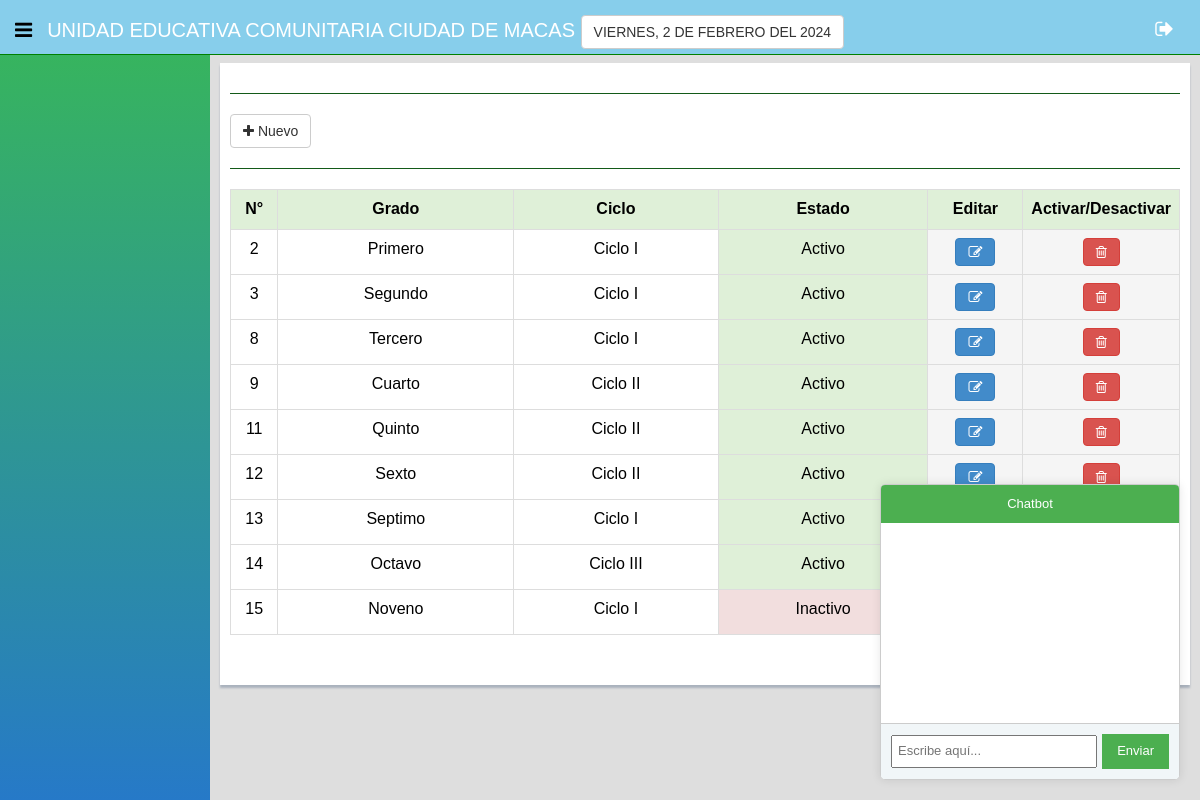
The app's page /grado/mostrar.php (signed in), older data.
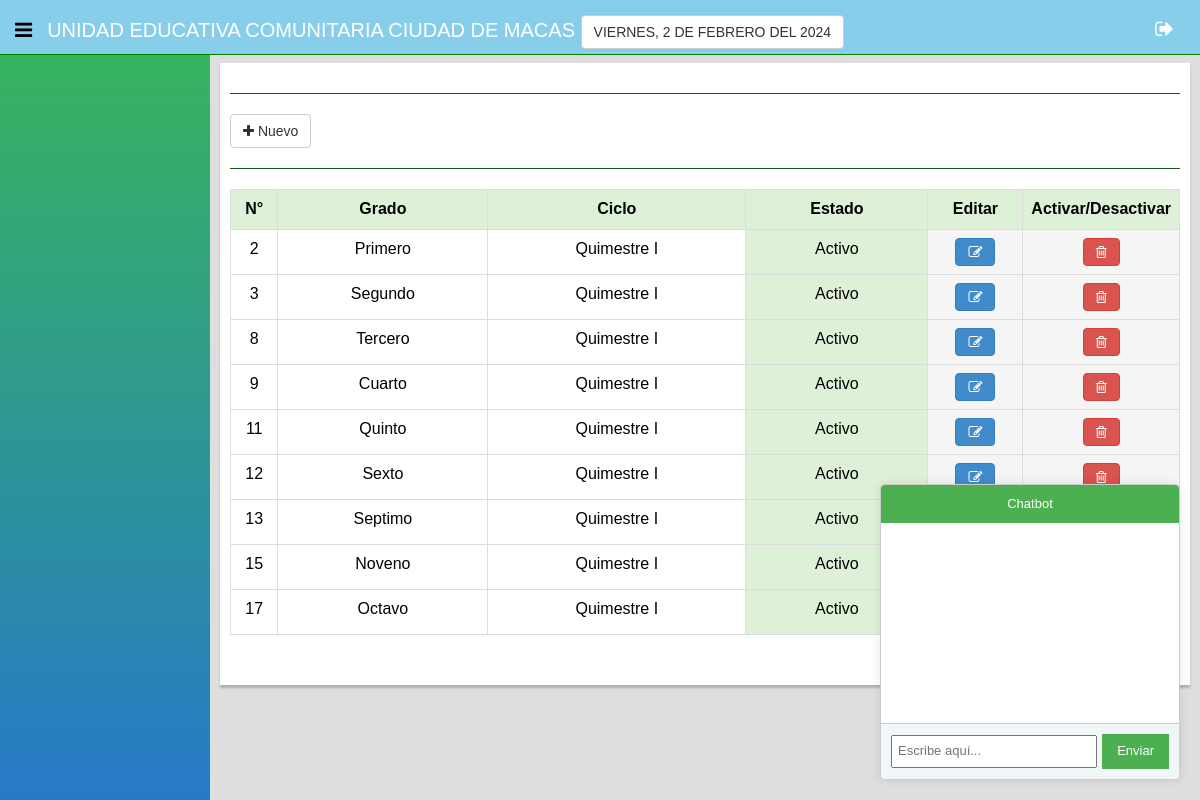
The same page, newer data.
### tables this page shows
CREATE TABLE `grado` (
  `idgrado` int(11) NOT NULL AUTO_INCREMENT,
  `nombre` varchar(45) DEFAULT NULL,
  `idestado` int(11) NOT NULL,
  `idciclo` int(11) NOT NULL,
  PRIMARY KEY (`idgrado`,`idestado`,`idciclo`)
);

CREATE TABLE `ciclo` (
  `idciclo` int(11) NOT NULL AUTO_INCREMENT,
  `nombre` varchar(45) DEFAULT NULL,
  `idestado` int(11) NOT NULL,
  PRIMARY KEY (`idciclo`)
);

CREATE TABLE `estado` (
  `idestado` int(11) NOT NULL AUTO_INCREMENT,
  `nombre` varchar(25) DEFAULT NULL,
  PRIMARY KEY (`idestado`)
);

### grado/mostrar.php (the view, shortened to what this page needs)
<?php
    include("../menu/principal.php");
    $connection = conexion();
    $sql = "SELECT grado.*, estado.nombre as estado, ciclo.nombre as ciclo FROM grado inner join estado on grado.idestado=estado.idestado inner join ciclo on grado.idciclo=ciclo.idciclo ORDER BY grado.idgrado ASC ";
    $query = $connection->prepare($sql);
    $query->execute();
    $model = array();
    while($rows = $query->fetch())
    {
        $model[] = $rows;
    }
?>
<div class="form-panel"><hr>
<button type="button" class="btn btn-default tooltips" data-toggle="modal" data-target="#modal_grado" data-placement="right" data-original-title="Agrega nuevo grado"><i class="fa fa-plus"></i>&nbsp;Nuevo</button>
<hr>
<center>
<div class="table table-responsive">
<table class="table table-stripped table-bordered table-hover">
<tr class="success">
<th width='5%' style="text-align: center;">N°</th>
<th  style="text-align: center;">Grado</th>
<th  style="text-align: center;">Ciclo</th>
<th  style="text-align: center;">Estado</th>
<th  style="text-align: center;">Editar</th>
<th  style="text-align: center;">Activar/Desactivar</th>
</tr>
<?php
foreach($model as $row){
      echo "<tr align='center'>";
      echo "<td>".$row['idgrado']."</td>";
      echo "<td align='center'>".$row['nombre']."</td>";
      echo "<td align='center'>".$row['ciclo']."</td>";
      $esta = $row['estado'];
        if ($esta =='Activo'){
          echo "<td class='success'>$esta</td>";
        }elseif ($esta =='Inactivo'){
           echo "<td class='danger'>$esta</td>";
        }
          echo "<td align='center' width='10%' class='active'><a class='btn btn-primary btn-xs;' data-toggle='modal' data-target='#modal_update' onclick='editar(".$row['idgrado'].");''><i style='color:white;' class='fa fa-edit'></a></i></td>";
          if ($esta =='Inactivo' ) {
            echo "<td align='center' width='10%' class='active'><button class='btn btn-success btn-xs;' data-toggle='modal' data-target='#modal_verde' onclick='activar(".$row['idgrado'].");''><i class='fa fa-check-circle'></i></button></td>";
          }elseif ($esta =='Activo'){
          echo "<td align='center' width='10%' class='active'><button class='btn btn-danger btn-xs;' data-toggle='modal' data-target='#modal_rojo' onclick='desactivar(".$row['idgrado'].");''><i class='fa fa-trash-o'></i></button></td>";
          }
      ?>
      <?php
}
?>
</table>
</div>
</center>
</div>
  <?php
  include("../menu/footer.php")
?>
  </body>
</html>

Row changes from the older to the newer data that the page shows:
removed grado: idgrado "9", nombre "Cuarto", idciclo.nombre "Ciclo II", idestado.nombre "Activo"
removed grado: idgrado "11", nombre "Quinto", idciclo.nombre "Ciclo II", idestado.nombre "Activo"
removed grado: idgrado "12", nombre "Sexto", idciclo.nombre "Ciclo II", idestado.nombre "Activo"
no longer on this page (row unchanged): grado: idgrado "14", nombre "Octavo", idciclo.nombre "Ciclo III", idestado.nombre "Activo"
removed grado: idgrado "15", nombre "Noveno", idciclo.nombre "Ciclo I", idestado.nombre "Inactivo"
changed through a linked row, grado "Primero": idciclo.nombre "Ciclo I" → "Quimestre I"
changed through a linked row, grado "Segundo": idciclo.nombre "Ciclo I" → "Quimestre I"
changed through a linked row, grado "Tercero": idciclo.nombre "Ciclo I" → "Quimestre I"
added grado: idgrado "9", nombre "Cuarto", idciclo.nombre "Quimestre I", idestado.nombre "Activo"
added grado: idgrado "11", nombre "Quinto", idciclo.nombre "Quimestre I", idestado.nombre "Activo"
added grado: idgrado "12", nombre "Sexto", idciclo.nombre "Quimestre I", idestado.nombre "Activo"
changed through a linked row, grado "Septimo": idciclo.nombre "Ciclo I" → "Quimestre I"
added grado: idgrado "15", nombre "Noveno", idciclo.nombre "Quimestre I", idestado.nombre "Activo"
added grado: idgrado "17", nombre "Octavo", idciclo.nombre "Quimestre I", idestado.nombre "Activo"
